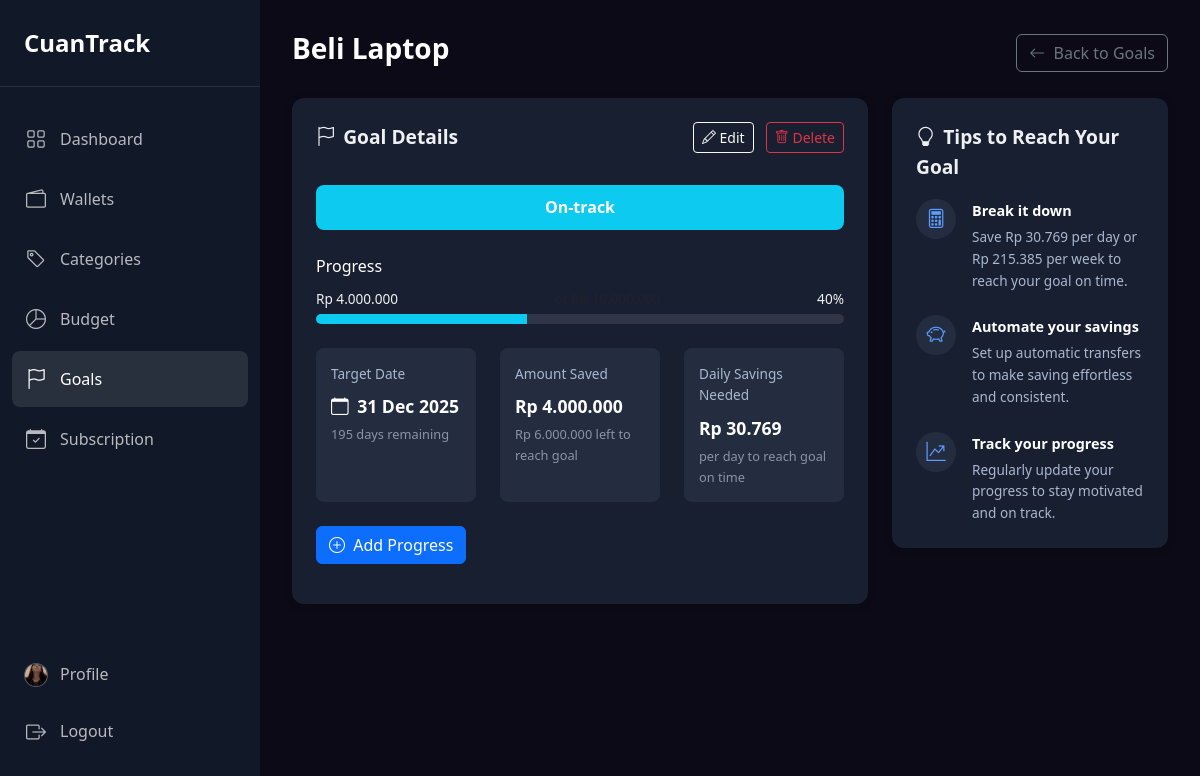
The app's page /goals/view/1 (signed in) with its own data.
### tables this page shows
CREATE TABLE `goals` (
  `id_goal` int(11) NOT NULL,
  `id_user` int(11) DEFAULT NULL,
  `title` varchar(100) DEFAULT NULL,
  `target_amount` decimal(10,2) DEFAULT NULL,
  `current_amount` decimal(10,2) DEFAULT NULL,
  `target_date` date DEFAULT NULL
);

CREATE TABLE `users` (
  `id_user` int(11) NOT NULL,
  `username` varchar(100) DEFAULT NULL,
  `password` varchar(255) NOT NULL,
  `email` varchar(100) DEFAULT NULL,
  `image` varchar(255) DEFAULT NULL,
  `created_at` datetime DEFAULT current_timestamp()
);

### views/goals/view.php (the view, shortened to what the rows shown need)
<?php
require_once 'core/functions.php';
$goal = $goal ?? [];
?>
<!DOCTYPE html>
<html lang="id">
<head>
    <link href="https://cdn.jsdelivr.net/npm/bootstrap@5.3.0/dist/css/bootstrap.min.css" rel="stylesheet">
    <link rel="stylesheet" href="https://cdn.jsdelivr.net/npm/bootstrap-icons@1.11.0/font/bootstrap-icons.css">
    <link rel="stylesheet" href="/public/css/style.css">
</head>
<body>
    <div class="app-container">
        <?php include 'views/layouts/sidebar.php'; ?>
        <div class="main-wrapper">
            <div class="page-header">
                <h1><?= htmlspecialchars($goal['title'] ?? 'Goal Details') ?></h1>
                <div>
                    <a href="/goals" class="btn btn-outline-secondary">
                        <i class="bi bi-arrow-left me-1"></i> Back to Goals
                    </a>
                </div>
            </div>
            <div class="row mb-4">
                <div class="col-md-8">
                    <div class="dashboard-section">
                        <div class="section-header">
                            <div class="section-title"><i class="bi bi-flag me-2"></i>Goal Details</div>
                            <div>
                                <a href="/goals/edit/<?= $goal['id_goal'] ?>" class="btn btn-sm btn-outline-light me-2">
                                    <i class="bi bi-pencil"></i> Edit
                                </a>
                                <button type="button" class="btn btn-sm btn-outline-danger" data-bs-toggle="modal"
                                    data-bs-target="#deleteGoalModal">
                                    <i class="bi bi-trash"></i> Delete
                                </button>
                            </div>
                        </div>
                        <div class="goal-details-card">
                            <div class="goal-status-banner bg-<?= $goal['status_class'] ?? 'primary' ?>">
                                <span class="status-text"><?= ucfirst($goal['status'] ?? 'Active') ?></span>
                            </div>
                            <div class="goal-progress mt-4">
                                <div class="progress-label">Progress</div>
                                <div class="progress-details d-flex justify-content-between mb-1">
                                    <span class="current"><?= format_rupiah($goal['current_amount'] ?? 0) ?></span>
                                    <span class="target text-muted">of
                                        <?= format_rupiah($goal['target_amount'] ?? 0) ?></span>
                                    <span class="percentage"><?= $goal['percentage'] ?? 0 ?>%</span>
                                </div>
                                <div class="progress" style="height: 10px;">
                                    <div class="progress-bar bg-<?= $goal['status_class'] ?? 'primary' ?>"
                                        role="progressbar" style="width: <?= $goal['percentage'] ?? 0 ?>%"
                                        aria-valuenow="<?= $goal['percentage'] ?? 0 ?>" aria-valuemin="0"
                                        aria-valuemax="100">
                                    </div>
                                </div>
                            </div>
                            <div class="goal-stats row mt-4">
                                <div class="col-md-4">
                                    <div class="stat-card">
                                        <div class="stat-title">Target Date</div>
                                        <div class="stat-value">
                                            <i class="bi bi-calendar me-1"></i>
                                            <?= date('d M Y', strtotime($goal['target_date'] ?? 'now')) ?>
                                        </div>
                                        <?php if (($goal['days_left'] ?? 0) > 0 && ($goal['percentage'] ?? 0) < 100): ?>
                                            <div class="stat-subtitle"><?= $goal['days_left'] ?? 0 ?> days remaining</div>
                                        <?php elseif (($goal['percentage'] ?? 0) >= 100): ?>
                                            <div class="stat-subtitle text-success">Goal completed!</div>
                                        <?php else: ?>
                                            <div class="stat-subtitle text-danger">Deadline passed</div>
                                        <?php endif; ?>
                                    </div>
                                </div>
                                <div class="col-md-4">
                                    <div class="stat-card">
                                        <div class="stat-title">Amount Saved</div>
                                        <div class="stat-value">
                                            <?= format_rupiah($goal['current_amount'] ?? 0) ?>
                                        </div>
                                        <div class="stat-subtitle">
                                            <?= format_rupiah(($goal['target_amount'] ?? 0) - ($goal['current_amount'] ?? 0)) ?>
                                            left to reach goal
                                        </div>
                                    </div>
                                </div>
                                <div class="col-md-4">
                                    <div class="stat-card">
                                        <div class="stat-title">Daily Savings Needed</div>
                                        <?php
                                        $amountLeft = ($goal['target_amount'] ?? 0) - ($goal['current_amount'] ?? 0);
                                        $daysLeft = max(1, $goal['days_left'] ?? 1);
                                        $dailyAmount = $amountLeft > 0 ? $amountLeft / $daysLeft : 0;
                                        ?>
                                        <div class="stat-value">
                                            <?= format_rupiah($dailyAmount) ?>
                                        </div>
                                        <div class="stat-subtitle">per day to reach goal on time</div>
                                    </div>
                                </div>
                            </div>
                            <div class="goal-actions mt-4">
                                <button type="button" class="btn btn-primary" data-bs-toggle="modal"
                                    data-bs-target="#addProgressModal">
                                    <i class="bi bi-plus-circle me-1"></i> Add Progress
                                </button>
                            </div>
                        </div>
                    </div>
                </div>
                <div class="col-md-4">
                    <div class="dashboard-section">
                        <div class="section-header">
                            <div class="section-title"><i class="bi bi-lightbulb me-2"></i>Tips to Reach Your Goal</div>
                        </div>
                        <div class="goal-tips">
                            <div class="tip-item">
                                <div class="tip-icon">
                                    <i class="bi bi-calculator"></i>
                                </div>
                                <div class="tip-content">
                                    <div class="tip-title">Break it down</div>
                                    <div class="tip-text">Save <?= format_rupiah($dailyAmount) ?> per day or
                                        <?= format_rupiah($dailyAmount * 7) ?> per week to reach your goal on time.
                                    </div>
                                </div>
                            </div>
                            <div class="tip-item">
                                <div class="tip-icon">
                                    <i class="bi bi-piggy-bank"></i>
                                </div>
                                <div class="tip-content">
                                    <div class="tip-title">Automate your savings</div>
                                    <div class="tip-text">Set up automatic transfers to make saving effortless and
                                        consistent.</div>
                                </div>
                            </div>
                            <div class="tip-item">
                                <div class="tip-icon">
                                    <i class="bi bi-graph-up-arrow"></i>
                                </div>
                                <div class="tip-content">
                                    <div class="tip-title">Track your progress</div>
                                    <div class="tip-text">Regularly update your progress to stay motivated and on track.
                                    </div>
                                </div>
                            </div>
                        </div>
                    </div>
                </div>
            </div>
        </div>
    </div>
    <?php include 'views/components/toast_notification.php'; ?>
</body>
</html>

### index.php (shortened to what the rows shown need)
<?php
require_once 'core/functions.php';
$routes = require 'routes/web.php';
$requestUri = $_SERVER['REQUEST_URI'];
$path = parse_url($requestUri, PHP_URL_PATH);
$method = $_SERVER['REQUEST_METHOD'];
if (isset($routes[$method])) {
    foreach ($routes[$method] as $routePattern => $handler) {
        $pattern = preg_replace('/\{([a-zA-Z0-9_]+)\}/', '(?P<$1>[^/]+)', $routePattern);
        $pattern = "#^$pattern$#";
        if (preg_match($pattern, $path, $matches)) {
            list($controller, $action) = explode('@', $handler);
            $controllerInstance = new $controllerClass();
            $params = array_filter($matches, 'is_string', ARRAY_FILTER_USE_KEY);
            unset($params[0]);
            call_user_func_array([$controllerInstance, $action], array_values($params));
            break;
        }
    }
} else {
    http_response_code(405);
    echo "405 - Method Not Allowed";
}
?>

### views/layouts/sidebar.php
<aside class="sidebar">
    <div class="sidebar-brand">
        <a href="/dashboard">CuanTrack</a>
    </div>
    <ul class="sidebar-menu">
        <li><a href="/dashboard" class="<?= isCurrentPage('/dashboard') ? 'active' : '' ?>">
                <i class="bi bi-grid"></i>
                <span>Dashboard</span>
            </a></li>
        <li><a href="/wallets" class="<?= isCurrentPage('/wallets') ? 'active' : '' ?>">
                <i class="bi bi-wallet2"></i>
                <span>Wallets</span>
            </a></li>
        <li><a href="/categories" class="<?= isCurrentPage('/categories') ? 'active' : '' ?>">
                <i class="bi bi-tag"></i>
                <span>Categories</span>
            </a></li>
        <li><a href="/budget" class="<?= isCurrentPage('/budget') ? 'active' : '' ?>">
                <i class="bi bi-pie-chart"></i>
                <span>Budget</span>
            </a></li>
        <li><a href="/goals" class="<?= isCurrentPage('/goals') ? 'active' : '' ?>">
                <i class="bi bi-flag"></i>
                <span>Goals</span>
            </a></li>
        <li><a href="/subscription" class="<?= isCurrentPage('/subscription') ? 'active' : '' ?>">
                <i class="bi bi-calendar-check"></i>
                <span>Subscription</span>
            </a>
        </li>
    </ul>
    <ul class="sidebar-footer">
        <li>
            <?php
            if (isset($_SESSION['user_id'])) {
                require_once 'models/UserModel.php';
                $userModel = new UserModel();
                $user = $userModel->getById($_SESSION['user_id']);
                $defaultAvatar = '/public/images/default-avatar.png';
                $profileImage = !empty($user['image']) && file_exists($user['image']) ? '/' . $user['image'] : $defaultAvatar;
            } else {
                $profileImage = '/public/images/default-avatar.png';
            }
            ?>
            <a href="/users/profile" class="profile-link">
                <div class="sidebar-profile-image">
                    <img src="<?= $profileImage ?>" alt="Profile">
                </div>
                <span>Profile</span>
            </a>
        </li>
        <li>
            <a href="/logout">
                <i class="bi bi-box-arrow-right"></i>
                <span>Logout</span>
            </a>
        </li>
    </ul>
</aside>

### records on screen
goals: id_user.image (picture), title "Beli Laptop", status "On-track", current_amount "Rp 4.000.000", percentage "40", target_date "31 Dec 2025", days_left "195", format_rupiah(($goal['target_amount'] ?? 0) - ($goal['current_amount'] ?? 0)) "Rp 6.000.000", format_rupiah($dailyAmount) "Rp 30.769", format_rupiah($dailyAmount * 7) "Rp 215.385"
